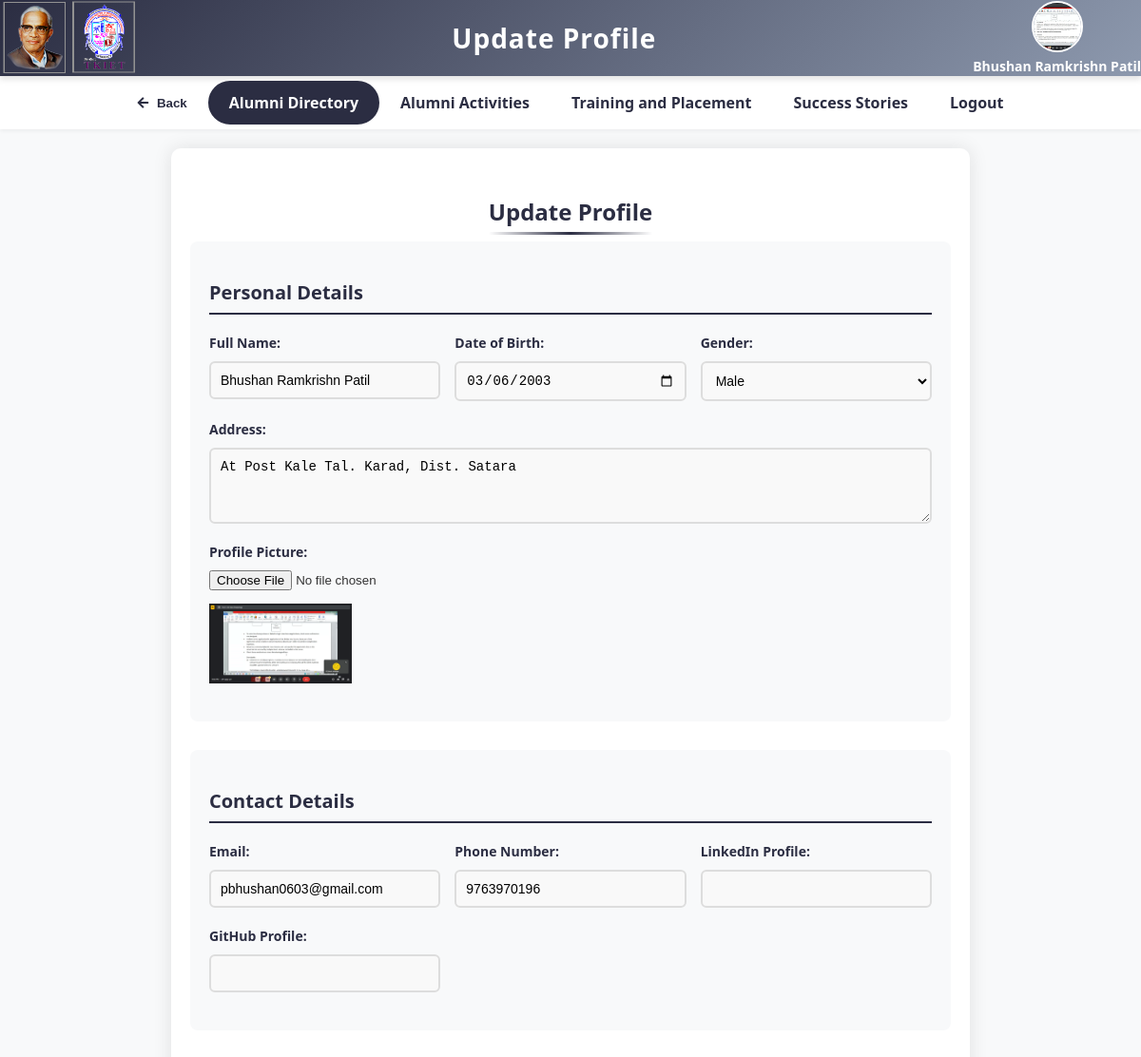
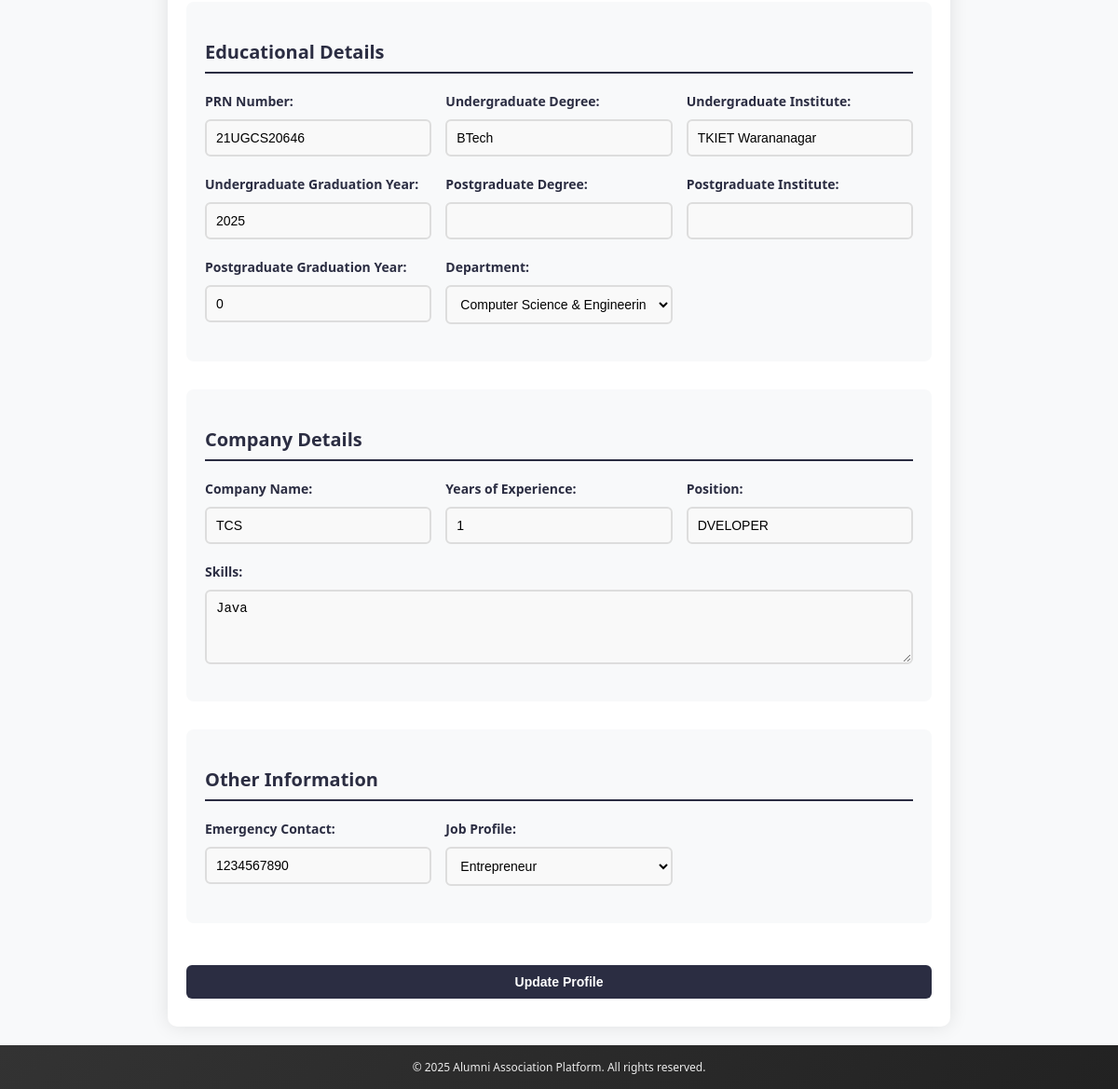
The page /update_profile.php?id=21UGCS20646 (signed in) on the database its author committed (2 pictures, top to bottom).
### tables this page shows
CREATE TABLE `users` (
  `prn_no` varchar(11) NOT NULL,
  `name` varchar(100) DEFAULT NULL,
  `email` varchar(100) DEFAULT NULL,
  `password` varchar(255) DEFAULT NULL,
  `role` enum('user','coordinator','admin') DEFAULT 'user',
  `graduation_year` int(11) DEFAULT NULL,
  `degree` varchar(100) DEFAULT NULL,
  `work_info` varchar(255) DEFAULT NULL,
  `bio` text DEFAULT NULL,
  `job_profile` varchar(100) DEFAULT NULL,
  `department` varchar(100) NOT NULL,
  `created_at` timestamp NOT NULL DEFAULT current_timestamp(),
  `profile_picture` varchar(255) DEFAULT NULL,
  `linkedin` varchar(255) DEFAULT NULL,
  `company` varchar(255) DEFAULT NULL,
  `position` varchar(255) DEFAULT NULL,
  `first_name` varchar(100) DEFAULT NULL,
  `middle_name` varchar(100) DEFAULT NULL,
  `last_name` varchar(100) DEFAULT NULL,
  `dob` date DEFAULT NULL,
  `gender` enum('Male','Female','Other') DEFAULT NULL,
  `address` text DEFAULT NULL,
  `phone` varchar(20) DEFAULT NULL,
  `github` varchar(255) DEFAULT NULL,
  `ug_degree` varchar(100) DEFAULT NULL,
  `ug_institute` varchar(255) DEFAULT NULL,
  `ug_graduation_year` int(11) DEFAULT NULL,
  `pg_degree` varchar(100) DEFAULT NULL,
  `pg_institute` varchar(255) DEFAULT NULL,
  `pg_graduation_year` int(11) DEFAULT NULL,
  `skills` text DEFAULT NULL,
  `emergency_contact` varchar(20) DEFAULT NULL,
  `experience` int(11) DEFAULT NULL,
  `status` enum('pending','verified') DEFAULT 'pending'
);

### update_profile.php (the view, shortened to what this page needs)
<?php
require 'db.php';
$prn_no = $_GET['id'];
$stmt = $pdo->prepare("SELECT * FROM users WHERE prn_no = ?");
$stmt->execute([$prn_no]);
$alumni = $stmt->fetch();
$current_page = basename($_SERVER['SCRIPT_NAME']);
$page_title = "Update Profile";
?>
<!DOCTYPE html>
<html lang="en">
<head>
    <link rel="stylesheet" href="https://cdnjs.cloudflare.com/ajax/libs/font-awesome/5.15.3/css/all.min.css">
</head>
<body>
    <div class="header">
        <img src="tkiet_new_logo.png" alt="TKIET Logo" class="logo">
        <h1><?php echo htmlspecialchars($page_title); ?></h1>
        <div class="user-profile">
            <?php if (!empty($alumni['profile_picture']) && file_exists($alumni['profile_picture'])): ?>
                <img src="<?php echo htmlspecialchars($alumni['profile_picture']); ?>" alt="Profile Picture">
            <?php else: ?>
                <img src="assets/profile-placeholder.png" alt="Profile Placeholder">
            <?php endif; ?>
            <span><?php echo htmlspecialchars($alumni['name'] ?? 'User'); ?></span>
        </div>
    </div>
    <div class="nav-links">
        <?php if (basename($_SERVER['SCRIPT_NAME']) !== 'index.php'): ?>
            <button class="back-button" onclick="history.back()"><i class="fas fa-arrow-left"></i> Back</button>
        <?php endif; ?>
        <a href="directory.php" class="<?php echo $current_page === 'directory.php' || $current_page === 'alumni_details.php' || $current_page === 'update_profile.php' ? 'active' : ''; ?>">Alumni Directory</a>
        <a href="activities.php" class="<?php echo $current_page === 'activities.php' ? 'active' : ''; ?>">Alumni Activities</a>
        <a href="training_and_placement_activities.php" class="<?php echo $current_page === 'training_and_placement_activities.php' ? 'active' : ''; ?>">Training and Placement</a>
        <a href="success_stories.php" class="<?php echo $current_page === 'success_stories.php' ? 'active' : ''; ?>">Success Stories</a>
        <a href="login.php">Logout</a>
    </div>
    <div class="content">
        <div class="center">
            <h2>Update Profile</h2>
        </div>
        <form method="post" action="update_profile.php?id=<?php echo htmlspecialchars($prn_no); ?>" enctype="multipart/form-data">
            <div class="section">
                <h3>Personal Details</h3>
                <div class="form-group">
                    <div>
                        <label>Full Name:</label>
                        <input type="text" name="full_name" value="<?php echo htmlspecialchars($alumni['name']); ?>" required>
                    </div>
                    <div>
                        <label>Date of Birth:</label>
                        <input type="date" name="dob" value="<?php echo htmlspecialchars($alumni['dob']); ?>" required>
                    </div>
                    <div>
                        <label>Gender:</label>
                        <select name="gender" required>
                            <option value="Male" <?php echo $alumni['gender'] === 'Male' ? 'selected' : ''; ?>>Male</option>
                        </select>
                    </div>
                </div>
                <div class="form-group full-width">
                    <div>
                        <label>Address:</label>
                        <textarea name="address" required><?php echo htmlspecialchars($alumni['address']); ?></textarea>
                    </div>
                </div>
                <div class="form-group">
                    <div>
                        <label>Profile Picture:</label>
                        <input type="file" name="profile_picture" accept="image/*" onchange="previewImage(event)">
                        <img id="profile_preview" src="<?php echo htmlspecialchars($alumni['profile_picture'] ?? ''); ?>" alt="Profile Picture Preview">
                    </div>
                </div>
            </div>
            <div class="section">
                <h3>Contact Details</h3>
                <div class="form-group">
                    <div>
                        <label>Email:</label>
                        <input type="email" name="email" value="<?php echo htmlspecialchars($alumni['email']); ?>" required>
                    </div>
                    <div>
                        <label>Phone Number:</label>
                        <input type="tel" name="phone" value="<?php echo htmlspecialchars($alumni['phone']); ?>" required>
                    </div>
                    <div>
                        <label>LinkedIn Profile:</label>
                        <input type="url" name="linkedin" value="<?php echo htmlspecialchars($alumni['linkedin']); ?>">
                    </div>
                </div>
                <div class="form-group">
                    <div>
                        <label>GitHub Profile:</label>
                        <input type="url" name="github" value="<?php echo htmlspecialchars($alumni['github']); ?>">
                    </div>
                </div>
            </div>
            <div class="section">
                <h3>Educational Details</h3>
                <div class="form-group">
                    <div>
                        <label>PRN Number:</label>
                        <input type="text" name="prn_no" value="<?php echo htmlspecialchars($alumni['prn_no']); ?>" required pattern="[0-9]{2}[A-Z]{2}[A-Z]{2}[0-9]{5}" placeholder="12UGCS34567" title="PRN should be in the format 12UGCS34567">
                    </div>
                    <div>
                        <label>Undergraduate Degree:</label>
                        <input type="text" name="ug_degree" value="<?php echo htmlspecialchars($alumni['ug_degree']); ?>" required>
                    </div>
                    <div>
                        <label>Undergraduate Institute:</label>
                        <input type="text" name="ug_institute" value="<?php echo htmlspecialchars($alumni['ug_institute']); ?>" required>
                    </div>
                </div>
                <div class="form-group">
                    <div>
                        <label>Undergraduate Graduation Year:</label>
                        <input type="text" name="ug_graduation_year" value="<?php echo htmlspecialchars($alumni['ug_graduation_year']); ?>" required>
                    </div>
                    <div>
                        <label>Postgraduate Degree:</label>
                        <input type="text" name="pg_degree" value="<?php echo htmlspecialchars($alumni['pg_degree']); ?>">
                    </div>
                    <div>
                        <label>Postgraduate Institute:</label>
                        <input type="text" name="pg_institute" value="<?php echo htmlspecialchars($alumni['pg_institute']); ?>">
                    </div>
                </div>
                <div class="form-group">
                    <div>
                        <label>Postgraduate Graduation Year:</label>
                        <input type="text" name="pg_graduation_year" value="<?php echo htmlspecialchars($alumni['pg_graduation_year']); ?>">
                    </div>
                    <div>
                        <label>Department:</label>
                        <select name="department" required>
                            <option value="CSE" <?php echo $alumni['department'] === 'CSE' ? 'selected' : ''; ?>>Computer Science & Engineering</option>
                        </select>
                    </div>
                </div>
            </div>
            <div class="section">
                <h3>Company Details</h3>
                <div class="form-group">
                    <div>
                        <label>Company Name:</label>
                        <input type="text" name="company" value="<?php echo htmlspecialchars($alumni['company']); ?>">
                    </div>
                    <div>
                        <label>Years of Experience:</label>
                        <input type="number" name="experience" min="0" value="<?php echo htmlspecialchars($alumni['experience']); ?>">
                    </div>
                    <div>
                        <label>Position:</label>
                        <input type="text" name="position" value="<?php echo htmlspecialchars($alumni['position']); ?>">
                    </div>
                </div>
                <div class="form-group full-width">
                    <div>
                        <label>Skills:</label>
                        <textarea name="skills" placeholder="E.g., Python, Java, Management"><?php echo htmlspecialchars($alumni['skills']); ?></textarea>
                    </div>
                </div>
            </div>
            <div class="section">
                <h3>Other Information</h3>
                <div class="form-group">
                    <div>
                        <label>Emergency Contact:</label>
                        <input type="tel" name="emergency_contact" value="<?php echo htmlspecialchars($alumni['emergency_contact']); ?>">
                    </div>
                    <div>
                        <label>Job Profile:</label>
                        <select name="job_profile" required>
                            <option value="Entrepreneur" <?php echo $alumni['job_profile'] === 'Entrepreneur' ? 'selected' : ''; ?>>Entrepreneur</option>
                        </select>
                    </div>
                </div>
            </div>
            <button type="submit" class="Update">Update Profile</button>
        </form>
    </div>
    <footer>
        <p>© <?php echo date("Y"); ?> Alumni Association Platform. All rights reserved.</p>
    </footer>
</body>
</html>

### rows shown on the page
users: profile_picture (picture), name "Bhushan Ramkrishn Patil", full_name "Bhushan Ramkrishn Patil", dob "03/06/2003", gender "Male", address "At Post Kale Tal. Karad, Dist. Satara", email "pbhushan0603@gmail.com", phone "9763970196", prn_no "21UGCS20646", ug_degree "BTech", ug_institute "TKIET Warananagar", ug_graduation_year "2025", pg_graduation_year "0", department "Computer Science & Engineering", company "TCS", experience "1", position "DVELOPER", skills "Java", emergency_contact "1234567890", job_profile "Entrepreneur"

### other values the page prints
$page_title "Update Profile"
